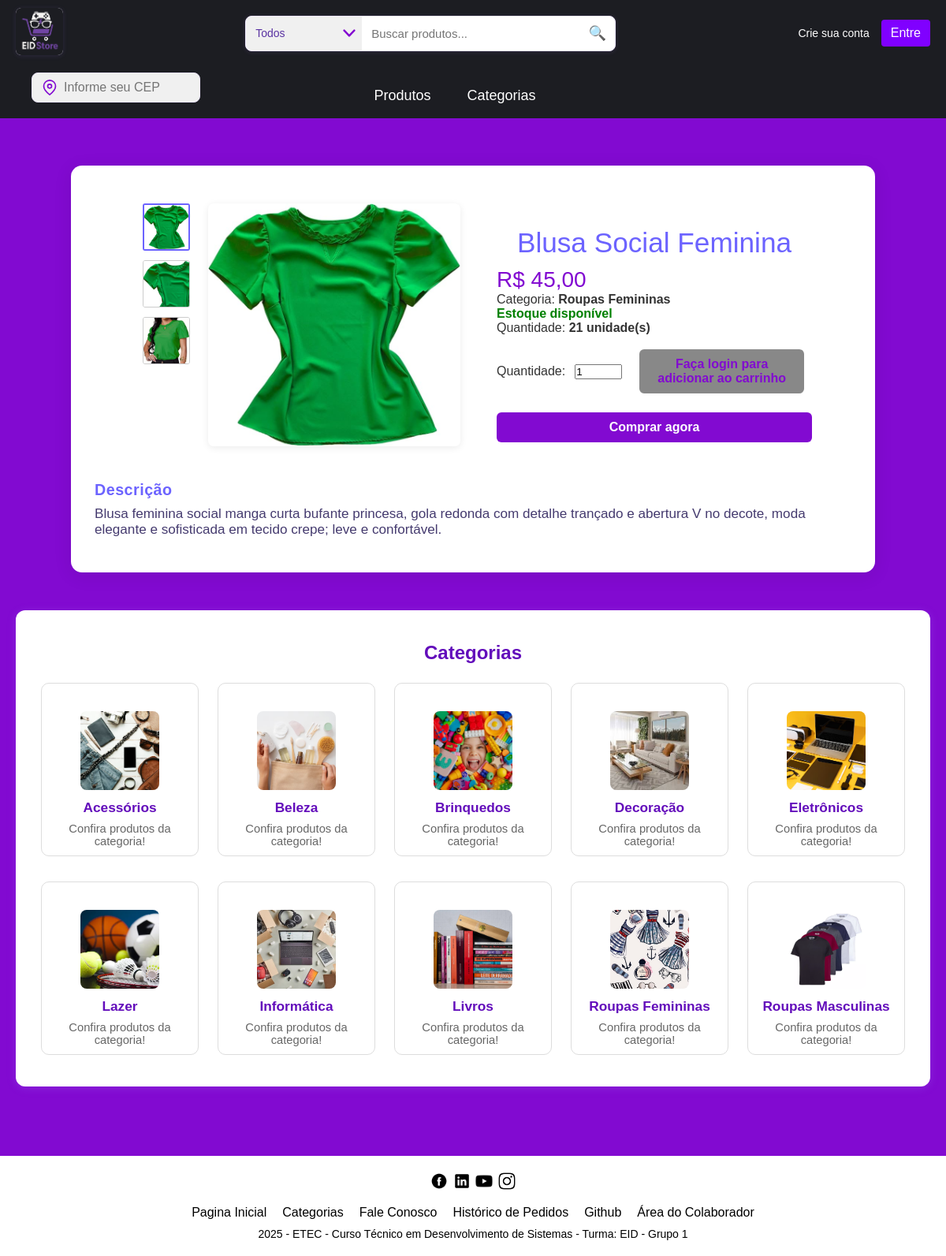
The page /View/exibirProduto.php?id=25 (signed in) on the database its author committed.
### tables this page shows
CREATE TABLE IF NOT EXISTS Produto (
    ID_produto INT PRIMARY KEY AUTO_INCREMENT,
    nome VARCHAR(100),
    preco FLOAT,
    qtdEstoque INT,
    ID_categoria INT,
    descricao VARCHAR(255),
    imagem VARCHAR(255),
    imagem_2 VARCHAR(255),
    imagem_3 VARCHAR(255),
    FOREIGN KEY (ID_categoria) REFERENCES Categoria(ID_categoria)
);

CREATE TABLE IF NOT EXISTS Categoria (
    ID_categoria INT PRIMARY KEY AUTO_INCREMENT,
    nome VARCHAR(100) NOT NULL,
    imagem VARCHAR(255) NOT NULL,
    descricao TEXT
);

### Controller/exibirProdutoController.php (called while the page is built, shortened)
<?php
require_once(__DIR__ . '/../Model/Produto.php');
$idProduto = $_GET['id'] ?? null;
$produto = Produto::buscarPorId($idProduto);
$galeria = [];
foreach (['imagem', 'imagem_2', 'imagem_3'] as $imgField) {
    if (!empty($produto[$imgField])) {
        $galeria[] = $produto[$imgField];
    }
}
$imgPrincipal = $galeria[0];

### Model/Produto.php (called while the page is built, shortened)
<?php
class Produto
{
    public static function listarCategorias()
    {
        include(__DIR__ . '/../Model/conexaoBD.php');
        $sql = "SELECT ID_categoria, nome, imagem FROM Categoria";
        $result = $conexao->query($sql);
        $categorias = [];
        if ($result) {
            while ($row = $result->fetch_assoc()) {
                $categorias[] = $row;
            }
        }
        return $categorias;
    }
    public static function buscarPorId($id)
    {
        include(__DIR__ . '/../Model/conexaoBD.php');
        $stmt = $conexao->prepare("SELECT p.*, c.nome AS categoria_nome FROM Produto p JOIN Categoria c ON p.ID_categoria = c.ID_categoria WHERE ID_produto = ?");
        $stmt->bind_param("i", $id);
        $stmt->execute();
        $resultado = $stmt->get_result();
        return $resultado->fetch_assoc();
    }
}

### View/categoria.php (the view)
<?php
require_once(__DIR__ . '/../Model/Produto.php');
$categorias = Produto::listarCategorias();
?>
<link rel="stylesheet" href="css/categories.css">
<section class="categories-container" id="categorias">
    <h2 style="color:#630dbb;text-align:center;margin-bottom:24px;">Categorias</h2>
    <div class="categories-row">
        <?php if ($categorias && count($categorias)): ?>
            <?php foreach ($categorias as $cat): ?>
                <a href="exibirCategoria.php?categoria=<?= urlencode($cat['nome']) ?>" class="product-link" style="text-decoration:none; color:inherit;">
                    <div class="product-card category-card">
                        <img src="../public/uploads/<?= $cat['imagem'] ? htmlspecialchars($cat['imagem']) : 'no-image.png' ?>"
                             alt="<?= htmlspecialchars($cat['nome']) ?>"
                             onerror="this.onerror=null;this.src='/Sistema-de-Vendas/public/uploads/no-image.png';"
                             style="width:100px; height:100px; object-fit:cover; border-radius:8px;">
                        <h3><?= htmlspecialchars($cat['nome']) ?></h3>
                        <p style="color:#666; font-size:0.92em; margin:6px 0 0 0;">Confira produtos da categoria!</p>
                    </div>
                </a>
            <?php endforeach; ?>
        <?php else: ?>
            <p style="margin:40px auto;text-align:center;color:#888;">Nenhuma categoria encontrada.</p>
        <?php endif; ?>
    </div>
</section>

### View/exibirProduto.php (shortened to what this page needs)
<?php
require_once('../Controller/exibirProdutoController.php');
?>
<!DOCTYPE html>
<html lang="pt-br">
<head>
  <link rel="stylesheet" href="css/reset.css">
  <link rel="stylesheet" href="css/header.css">
  <link rel="stylesheet" href="css/search.css">
  <link rel="stylesheet" href="css/cep-nav.css">
  <link rel="stylesheet" href="css/banner.css">
  <link rel="stylesheet" href="css/products.css">
  <link rel="stylesheet" href="css/categories.css">
  <link rel="stylesheet" href="css/form.css">
  <link rel="stylesheet" href="css/footer.css">
  <link rel="stylesheet" href="css/responsive.css">
  <link rel="stylesheet" href="css/produto.css">
  <link rel="stylesheet" href="css/exibirProduto.css">
</head>
<body>
  <?php include 'header.php'; ?>
  <main class="produto-container" style="background:transparent;">
    <div class="produto-main-box">
      <section class="produto-detalhe">
        <div class="media-produto">
          <div class="galeria-vertical">
            <?php foreach ($galeria as $idx => $img): ?>
              <img src="../public/uploads/<?php echo htmlspecialchars($img); ?>"
                  alt="Miniatura <?php echo $idx+1; ?>"
                  class="<?php echo $idx === 0 ? 'selected' : ''; ?>"
                  data-idx="<?php echo $idx; ?>">
            <?php endforeach; ?>
          </div>
          <div class="imagem-principal">
            <img id="imgPrincipal" src="../public/uploads/<?php echo htmlspecialchars($imgPrincipal); ?>" alt="<?php echo htmlspecialchars($produto['nome']); ?>">
          </div>
        </div>
        <div class="info-produto">
          <h1><?php echo htmlspecialchars($produto['nome']); ?></h1>
          <p class="preco">R$ <?php echo number_format($produto['preco'], 2, ',', '.'); ?></p>
          <p>Categoria: <strong><?php echo htmlspecialchars($produto['categoria_nome']); ?></strong></p>
          <p>
            <?php if ($produto['qtdEstoque'] > 0): ?>
              <strong style="color: green;">Estoque disponível</strong>
            <?php else: ?>
              <strong style="color: red;">Esgotado</strong>
            <?php endif; ?>
          </p>
          <p>Quantidade: <strong><?php echo $produto['qtdEstoque']; ?> unidade(s)</strong></p>
          <div class="botoes-compra">
            <?php if ($produto['qtdEstoque'] > 0): ?>
              <div class="compra-row">
                <div class="compra-item" style="flex: 0 0 auto;">
                  <label for="quantidadeUnica">Quantidade:</label>
                </div>
                <div class="compra-item" style="flex: 0 0 70px;">
                  <input type="number" id="quantidadeUnica" value="1" min="1" max="<?php echo $produto['qtdEstoque']; ?>" style="width:60px;">
                </div>
                <div class="compra-item" style="flex:1;">
                  <?php if (isset($_SESSION['id_cliente'])): ?>
                    <form id="formCarrinho" method="POST" action="../Controller/adicionar_ao_carrinho.php">
                      <input type="hidden" name="id_produto" value="<?php echo $produto['ID_produto']; ?>">
                      <input type="hidden" name="quantidade" id="quantidadeCarrinho">
                      <button type="submit" class="adicionar-carrinho" style="width:100%;">Adicionar ao carrinho</button>
                    </form>
                  <?php else: ?>
                    <button class="adicionar-carrinho" onclick="window.location.href='../View/pagina_login.php'" style="background:#888; cursor:pointer;width:100%;">Faça login para adicionar ao carrinho</button>
                  <?php endif; ?>
                </div>
              </div>
              <div class="compra-comprar">
                <form id="formComprar" method="POST" action="../Controller/comprarAgora.php">
                  <button type="submit" class="comprar" style="width:100%;">Comprar agora</button>
                </form>
              </div>
            <?php else: ?>
              <div style="margin:16px 0; color:#a00; font-weight:bold; font-size:1.1em;">
                Este produto está temporariamente indisponível para compra, pois não há unidades em estoque no momento.<br>
              </div>
            <?php endif; ?>
          </div>
        </div>
      </section>
      <div class="descricao-block-externa">
        <h2>Descrição</h2>
        <p><?php echo nl2br(htmlspecialchars($produto['descricao'])); ?></p>
      </div>
    </div>
    <?php include 'categoria.php'; ?>
  </main>
  <?php include 'footer.php'; ?>
</body>
</html>

### View/css/products.css (style rules this page uses)
body { background: #820AD1 !important; min-height: 100vh; margin: 0; }
.product-link { text-decoration: none; color: inherit; display: block; -webkit-tap-highlight-color: transparent; }
.product-card { display: flex; flex-direction: column; justify-content: flex-end; align-items: center; width: 200px; height: 325px; border: 1px solid #ddd; border-radius: 10px; padding: 15px; text-align: center; background-color: #fff; transition: box-shadow .2s; cursor: pointer; box-sizing: border-box; }

### View/css/categories.css (style rules this page uses)
.categories-container { max-width: 1200px; margin: 48px auto 48px auto; padding: 40px 16px; background: #fff; border-radius: 12px; box-shadow: 0 2px 12px #a17bf73a; }
.categories-row { display: flex; flex-wrap: wrap; gap: 32px 24px; justify-content: center; }
.product-card.category-card { width: 200px; height: 220px; min-height: 210px; padding: 18px 10px 10px 10px; display: flex; flex-direction: column; align-items: center; cursor: pointer; }
.product-card.category-card img { width: 100px; height: 100px; margin-bottom: 12px; }
.product-card.category-card h3 { font-size: 1.08em; color: #630dbb; margin: 0 0 2px 0; text-align: center; font-weight: bold; }

### View/css/form.css (style rules this page uses)
h1 { text-align: center; color: white; margin-top: 30px; }
button { width: 100%; padding: 12px; background-color: #1C1D22; color: white; border: none; border-radius: 6px; font-size: 16px; cursor: pointer; }

### View/css/produto.css (style rules this page uses)
.produto-container { padding: 40px 20px; background-color: #fff; }
.produto-detalhe { display: flex; flex-wrap: wrap; justify-content: center; gap: 40px; margin-bottom: 50px; }
.imagem-principal { position: relative; }
.imagem-principal img { max-width: 300px; }
.info-produto { max-width: 400px; }
.info-produto h1 { font-size: 22px; margin-bottom: 10px; }
.preco { font-size: 28px; color: #820AD1; }
.botoes-compra { margin-top: 20px; }
.botoes-compra button { padding: 10px 20px; margin-right: 10px; border: none; cursor: pointer; font-weight: bold; }
.comprar { background-color: #820AD1; color: #fff; }
.adicionar-carrinho { background-color: #fff; color: #820AD1; border: 2px solid #820AD1; }

### View/css/exibirProduto.css (style rules this page uses)
body { background: #820ad1 !important; }
.produto-main-box { background: #fff; border-radius: 14px; box-shadow: 0 4px 24px rgba(0,0,0,0.08); padding: 48px 28px 44px 28px; max-width: 1020px; margin: 20px auto 24px auto; }
.produto-detalhe { display: flex; flex-wrap: wrap; justify-content: center; gap: 40px; margin-bottom: 0; align-items: flex-start; width: 100%; }
.media-produto { display: flex; align-items: flex-start; justify-content: center; gap: 18px; min-width: 420px; position: relative; }
.galeria-vertical { display: flex; flex-direction: column; align-items: center; gap: 12px; width: 70px; min-width: 70px; max-width: 70px; box-sizing: border-box; position: relative; }
.galeria-vertical img { width: 60px; height: 60px; object-fit: cover; border: 1.5px solid #ccc; border-radius: 3px; cursor: pointer; transition: border 0.2s; background: #fafafa; display: block; }
.galeria-vertical img.selected { border: 2px solid #6C63FF; }
.imagem-principal { display: flex; align-items: center; justify-content: center; }
.imagem-principal img { max-width: 320px; max-height: 320px; border-radius: 7px; box-shadow: 0 2px 10px rgba(0,0,0,0.08); background: #fafafa; transition: transform 0.3s cubic-bezier(.42,0,.58,1), box-shadow 0.3s; }
.info-produto h1 { color: #6C63FF; font-size: 2.2em; font-weight: 530; margin-bottom: 12px; line-height: 1.12; }
.descricao-block-externa { margin-top: 44px; max-width: 100%; padding: 0 2px; }
.descricao-block-externa h2 { font-size: 1.23em; color: #6C63FF; margin-bottom: 9px; font-weight: bold; letter-spacing: 0.5px; }
.descricao-block-externa p { color: #453B6F; font-size: 1.07em; margin-bottom: 0; margin-top: 0; white-space: pre-line; background: none; }
.botoes-compra { display: flex; align-items: center; gap: 12px; margin-top: 18px; flex-wrap: wrap; flex-direction: row; }
.compra-row { display: flex; align-items: center; gap: 12px; width: 100%; }
.compra-item { display: flex; align-items: center; }
.compra-item form, .compra-item button { width: 100%; }
.compra-comprar { margin-top: 12px; width: 100%; display: flex; flex-direction: column; align-items: stretch; }

### rows shown on the page
produto: imagem (picture), imagem_2 (picture), imagem_3 (picture), nome "Blusa Social Feminina", preco "45,00", ID_categoria.nome "Roupas Femininas", qtdEstoque "21", descricao "Blusa feminina social manga curta bufante princesa, gola redonda com detalhe trançado e abertura V no decote, moda elegante e sofisticada em tecido crepe; leve e confortável."
categoria: imagem (picture), nome "Acessórios"
categoria: imagem (picture), nome "Beleza"
categoria: imagem (picture), nome "Brinquedos"
categoria: imagem (picture), nome "Decoração"
categoria: imagem (picture), nome "Eletrônicos"
categoria: imagem (picture), nome "Lazer"
categoria: imagem (picture), nome "Informática"
categoria: imagem (picture), nome "Livros"
categoria: imagem (picture), nome "Roupas Femininas"
categoria: imagem (picture), nome "Roupas Masculinas"
